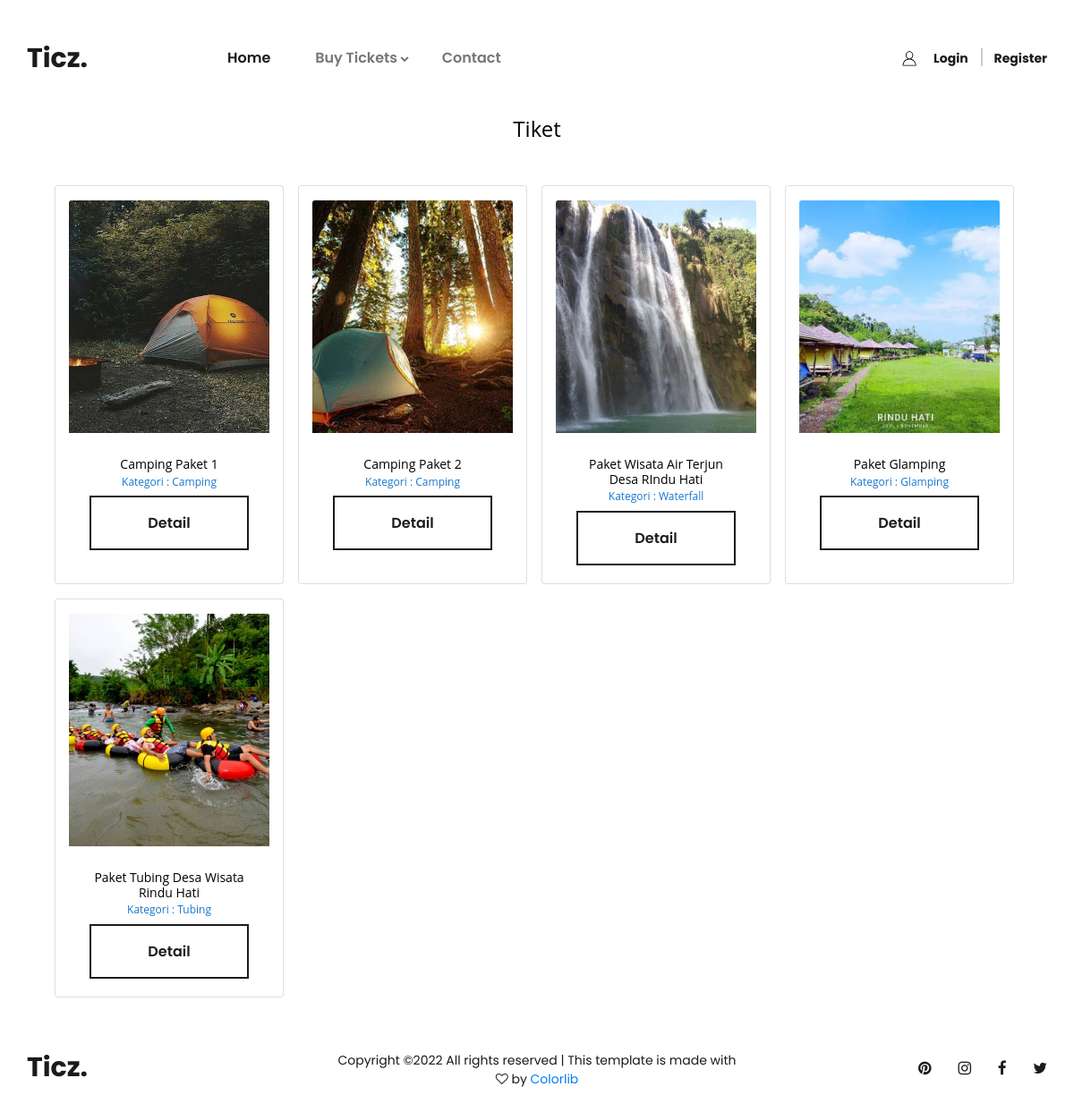
Screenshot of /index.php/tickets/viewtiket with the database file from the repository.
### tables this page shows
CREATE TABLE `mr_tickets` (
  `mrt_id` int(11) NOT NULL,
  `mrt_nama` varchar(255) DEFAULT NULL,
  `mrt_harga` varchar(255) DEFAULT NULL,
  `mrt_gambar` varchar(255) DEFAULT NULL,
  `mrt_desc` varchar(255) DEFAULT NULL,
  `mrt_stok` int(75) DEFAULT NULL,
  `mrt_created_date` datetime DEFAULT CURRENT_TIMESTAMP,
  `kategori` varchar(255) NOT NULL
);

### application/controllers/tickets.php (called while the page is built, shortened)
<?php
class tickets extends CI_Controller {
	public function viewtiket()
	{
		if (isset($_GET['kategori'])) {
			$data['barang'] = $this->m_ticz->get_data_where('mr_tickets', ['kategori' => $_GET['kategori']])->result();
		}else {
        	$data['barang'] = $this->m_ticz->tampil_data()->result();
		}
		$this->load->view('header');
		$this->load->view('tiket',$data);
		$this->load->view('footer');
	}
}

### index.php (called while the page is built, shortened)
<?php
require_once BASEPATH.'core/CodeIgniter.php';

### application/models/m_ticz.php (called while the page is built, shortened)
<?php
class m_ticz extends CI_Model{
	public function tampil_data(){
        return $this->db->get('mr_tickets');
    }
}
?>

### application/views/tiket.php (the view)
<link rel="stylesheet" type="text/css" href="<?=base_url().'assets/frontend/styles/product.css'?>">
<link rel="stylesheet" type="text/css" href="<?=base_url().'assets/frontend/styles/product_responsive.css'?>">
	<div class="home" style="height: 100%">
		<div class="home_container">
			<h3 class="text-center mb-5" style="color: black;">Tiket</h3>
			<div class="row">
				<?php foreach ($barang as $brg) : ?>
            	<div class="card ml-3 mb-3" style="width: 16rem;">
                    <div class="container mt-3">
                        <img src="<?php echo base_url().'/assets/frontend/images/'.$brg->mrt_gambar ?>" class="card-img-top img" style="height: 260px; object-fit: cover;"
                        alt="...">
                        <div class="card-body">
                            <h5 class="home_text mb-1 text-center" style="color: #000000"><?php echo $brg->mrt_nama ?></h5>
                            <h5  style="font-size: 12px; color: #1977cc" class="text-center">Kategori : <?php echo $brg->kategori ?></h5>
                            <div class="cart_buttons_right ml-lg-auto">
                                <div class="button clear_cart_button mx-auto"><a href="<?=base_url(). 'tickets/regular?ticket='.$brg->mrt_id?>">Detail</a></div>
                            </div>
                        </div>
                    </div>
                </div>
                <?php endforeach ?>
			</div>
		</div>
	</div>

### application/views/header.php (shortened to what this page needs)
<!DOCTYPE html>
<html lang="en">
<head>
<link rel="stylesheet" type="text/css" href="<?=base_url(). 'assets/frontend/styles/bootstrap4/bootstrap.min.css'?>">
<link href="<?=base_url(). 'assets/frontend/plugins/font-awesome-4.7.0/css/font-awesome.min.css'?>" rel="stylesheet" type="text/css">
<link rel="stylesheet" type="text/css" href="<?=base_url(). 'assets/frontend/plugins/OwlCarousel2-2.2.1/owl.carousel.css'?>">
<link rel="stylesheet" type="text/css" href="<?=base_url(). 'assets/frontend/plugins/OwlCarousel2-2.2.1/owl.theme.default.css'?>">
<link rel="stylesheet" type="text/css" href="<?=base_url(). 'assets/frontend/plugins/OwlCarousel2-2.2.1/animate.css'?>">
<link rel="stylesheet" type="text/css" href="<?=base_url(). 'assets/frontend/styles/main_styles.css'?>">
<link rel="stylesheet" type="text/css" href="<?=base_url(). 'assets/frontend/styles/responsive.css'?>">
</head>
<body>
<div class="super_container">
	<header class="header">
		<div class="header_container">
			<div class="container">
				<div class="row">
					<div class="col">
						<div class="header_content d-flex flex-row align-items-center justify-content-start">
							<div class="logo"><a href="<?=base_url()?>">Ticz.</a></div>
							<nav class="main_nav">
								<ul>
									<li class="active"><a href="<?=base_url()?>">Home</a></li>
									<li class="hassubs">
										<a href="<?=base_url().'tickets/viewtiket'?>">Buy Tickets</a>
									</li>
									<li><a href="<?=base_url().'contact'?>">Contact</a></li>
								</ul>
							</nav>
							<div class="header_extra ml-auto">
								<div class="shopping_cart">
											<?php
											if(empty($this->session->userdata('full_name'))){
											?>
									<a href="<?=base_url().'admin/login'?>"  style="border-right: 2px solid rgba(0,0,0,0.2); padding-right: 10px ">
										<div><strong>Login</strong></div>
									</a>
									<a href="<?=base_url() .'register'?>">
										<div><strong>Register</strong></div>
									</a>
											<?php
											}else{
											?>
									<a href="<?=base_url() .'admin/logout'?>">
										<div><strong><?=$this->session->userdata('full_name');?></strong></div>
									</a>
											<?php
											}
											?>
								</div>
							</div>
						</div>
					</div>
				</div>
			</div>
		</div>
		<div class="search_panel trans_300">
			<div class="container">
				<div class="row">
					<div class="col">
						<div class="search_panel_content d-flex flex-row align-items-center justify-content-end">
							<form action="#">
							</form>
						</div>
					</div>
				</div>
			</div>
		</div>
	</header>

### application/views/footer.php (shortened to what this page needs)
	<div class="footer_overlay"></div>
	<footer class="footer">
		<div class="container">
			<div class="row">
				<div class="col">
					<div class="footer_content d-flex flex-lg-row flex-column align-items-center justify-content-lg-start justify-content-center">
						<div class="footer_logo"><a href="#">Ticz.</a></div>
						<div class="copyright ml-auto mr-auto">
Copyright &copy;<script>document.write(new Date().getFullYear());</script> All rights reserved | This template is made with <i class="fa fa-heart-o" aria-hidden="true"></i> by <a href="https://colorlib.com" target="_blank">Colorlib</a>
</div>
						<div class="footer_social ml-lg-auto">
							<ul>
								<li><a href="#"><i class="fa fa-pinterest" aria-hidden="true"></i></a></li>
								<li><a href="#"><i class="fa fa-instagram" aria-hidden="true"></i></a></li>
								<li><a href="#"><i class="fa fa-facebook" aria-hidden="true"></i></a></li>
								<li><a href="#"><i class="fa fa-twitter" aria-hidden="true"></i></a></li>
							</ul>
						</div>
					</div>
				</div>
			</div>
		</div>
	</footer>
</div>
</body>
</html>

### rows the page displays
mr_tickets: mrt_gambar (picture), mrt_nama "Camping Paket 1", kategori "Camping"
mr_tickets: mrt_gambar (picture), mrt_nama "Camping Paket 2", kategori "Camping"
mr_tickets: mrt_gambar (picture), mrt_nama "Paket Wisata Air Terjun Desa RIndu Hati", kategori "Waterfall"
mr_tickets: mrt_gambar (picture), mrt_nama "Paket Glamping", kategori "Glamping"
mr_tickets: mrt_gambar (picture), mrt_nama "Paket Tubing Desa Wisata Rindu Hati", kategori "Tubing"
